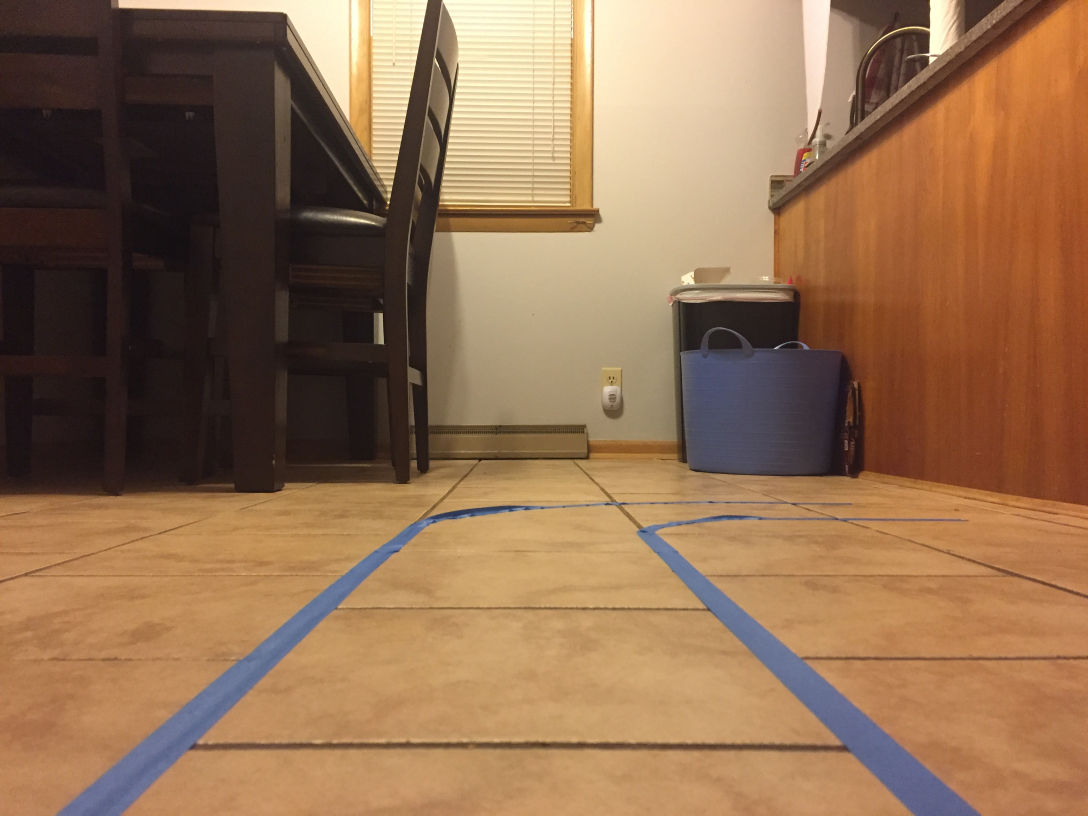
#> input picture AutomatedDrivingSystem/test_track/track1.JPG, 3264 x 2448 px (shown at 1/3 size); its folder holds only this picture in this run
$ python test.py   (older library calls are emulated)
#> lines starting #> are read from the running program, lines starting #| are printed output that depends on the picture
### AutomatedDrivingSystem/vision.py
import cv2
import numpy as np

from matplotlib import pyplot as plt #remove me!

# [11 lines left out: function undistort, not called in this run]

def birdsEyeTransform(image, direction):
    work = image

    # perspective trapezoid for road ahead
    bottomWidth = 1.0
    topWidth = 0.28
    trapHeight = 0.35

    imgHeight, imgWidth = work.shape[:2]

    srcPoints = np.zeros((4, 2), dtype = "float32")
    srcPoints[0] = [ (imgWidth*(0.5-topWidth/2)), (imgHeight*(1-trapHeight)) ] #top left
    srcPoints[1] = [ (imgWidth*(0.5+topWidth/2)), (imgHeight*(1-trapHeight)) ] #top right
    srcPoints[2] = [ (imgWidth*(0.5+bottomWidth/2)), (imgHeight) ] #bottom right
    srcPoints[3] = [ (imgWidth*(0.5-bottomWidth/2)), (imgHeight) ] #bottom left

    dstPoints = np.zeros((4, 2), dtype = "float32")
    dstPoints[0] = [ (imgWidth*(0.5-bottomWidth/2)), (0) ] #top left
    dstPoints[1] = [ (imgWidth*(0.5+bottomWidth/2)), (0) ] #top right
    dstPoints[2] = [ (imgWidth*(0.5+bottomWidth/2)), (imgHeight) ] #bottom right
    dstPoints[3] = [ (imgWidth*(0.5-bottomWidth/2)), (imgHeight) ] #bottom left

    transformMatrix = cv2.getPerspectiveTransform(srcPoints,dstPoints) if (direction==0) else cv2.getPerspectiveTransform(dstPoints,srcPoints)

    outputSize = (dstPoints[2][0], dstPoints[2][1])
    work = cv2.warpPerspective(work, transformMatrix, outputSize, flags=cv2.INTER_LINEAR)

    return work


def detectLanes(image):
    work = image
    work = birdsEyeTransform(work, 0)
    work = birdsEyeTransform(work, 1)
    return work


# old lane detection

# [93 lines left out: functions movingaverage, detectLanesOld, not called in this run]

### AutomatedDrivingSystem/test.py
import cv2
import vision

import numpy as np

from matplotlib import pyplot as plt

from CameraStream import CameraStream

import glob

'''
camera = CameraStream()
camera.startStream()
while camera.imageBufferIsEmpty:
    print 'waiting'
distorted = camera.getFrame()
camera.stopStream()
'''

images = glob.glob('test_track/track*')

cv2.namedWindow('image',cv2.WINDOW_NORMAL)
cv2.resizeWindow('image',600,400)

for fname in images:
    image = cv2.imread(fname)
#> image is the input picture: shape (2448, 3264, 3); mean B, G, R 81.8, 112.2, 147.3
    image = cv2.resize(image,(1280,720))
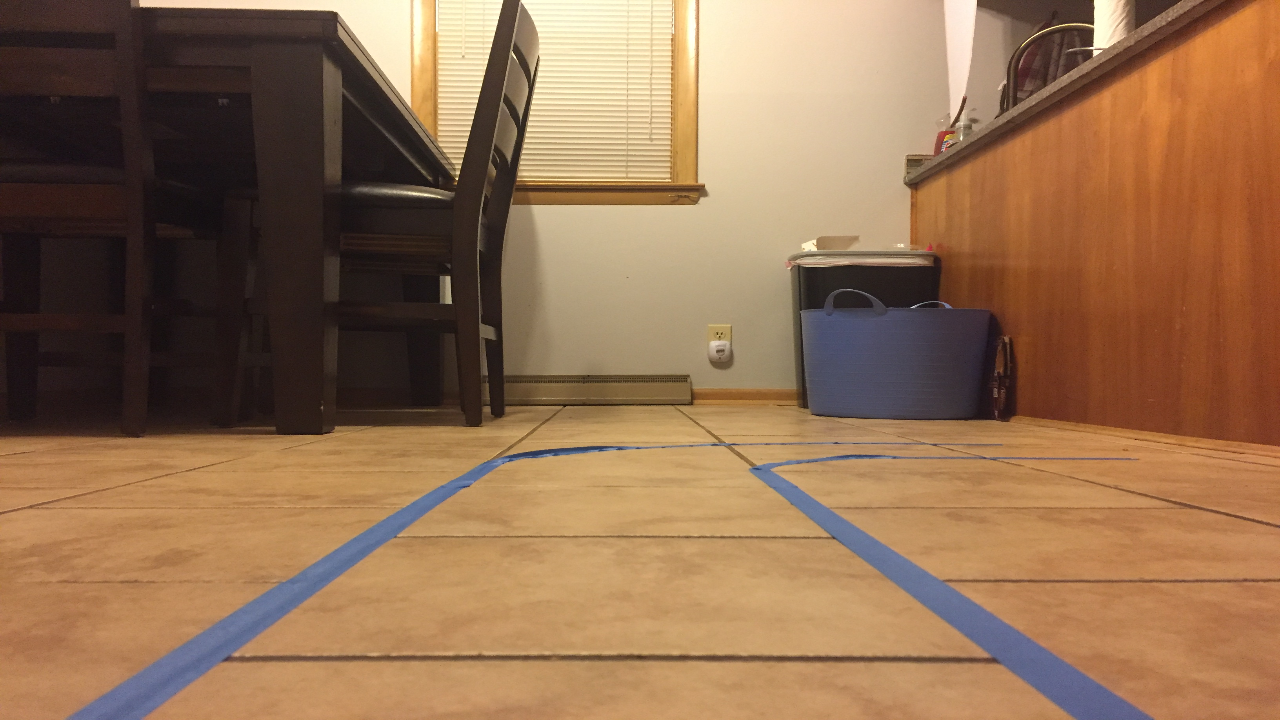
#> image: shape (720, 1280, 3); mean B, G, R 81.7, 112.1, 147.2
    image = vision.detectLanes(image)
#> in birdsEyeTransform, `work = cv2.warpPerspective(work, transformMatrix, outputSize, flags=cv..`:
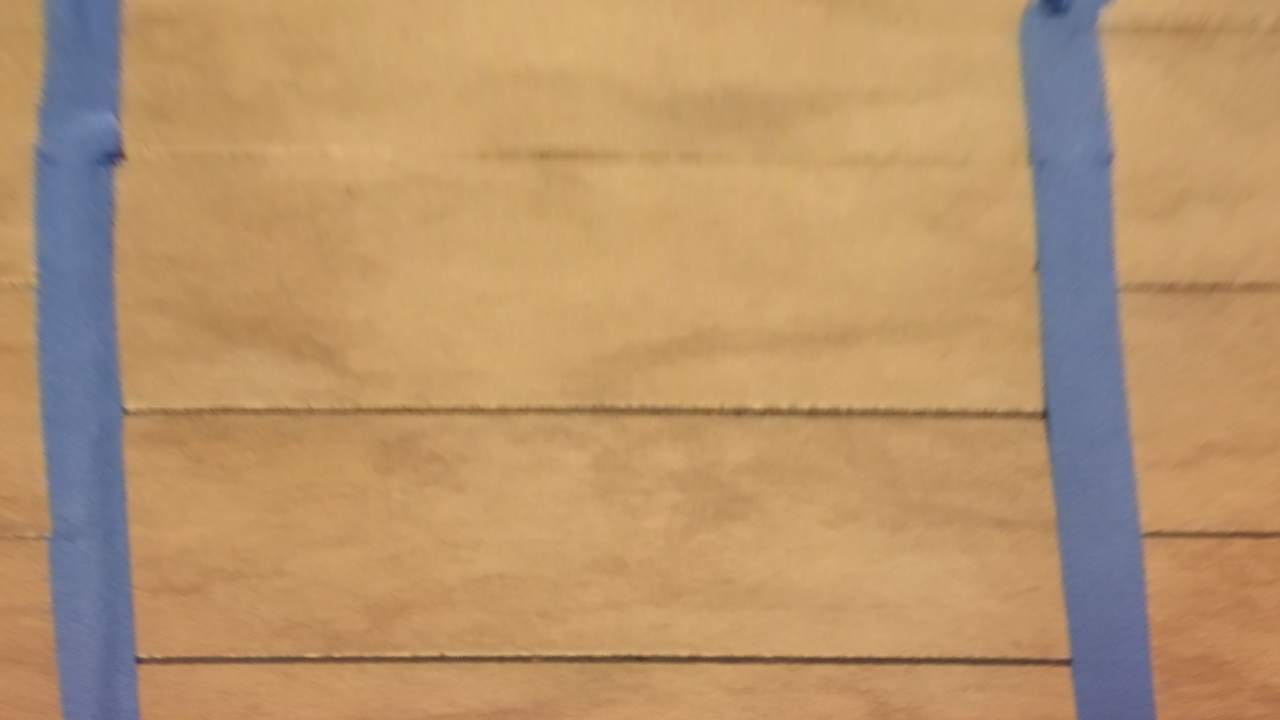
#> work: shape (720, 1280, 3); mean B, G, R 107.5, 148, 183.9
#> call 2 of birdsEyeTransform, with direction = 1
#> in birdsEyeTransform (call 2), `work = cv2.warpPerspective(work, transformMatrix, outputSize, flags=cv..`:
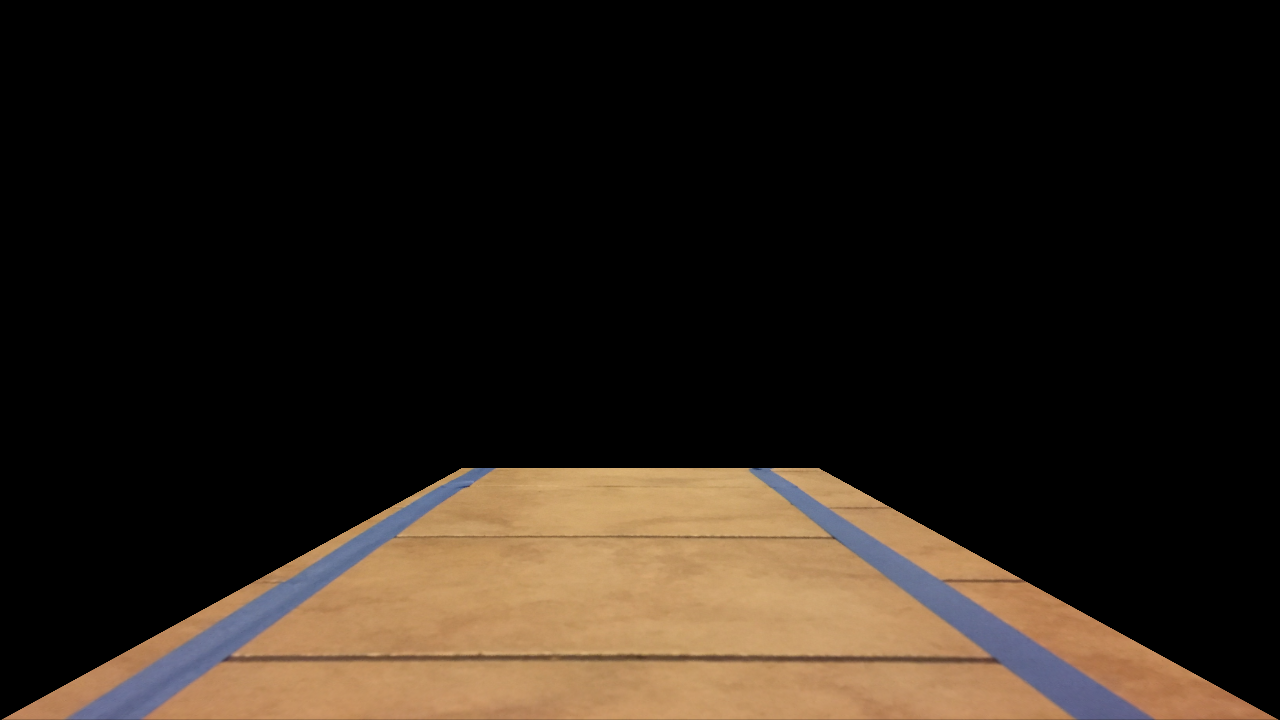
#> work: shape (720, 1280, 3); mean B, G, R 23.2, 31.5, 40.3

    cv2.imshow('image',image)
    cv2.waitKey(4000)

$ run again, on AutomatedDrivingSystem/test_track/track2.JPG
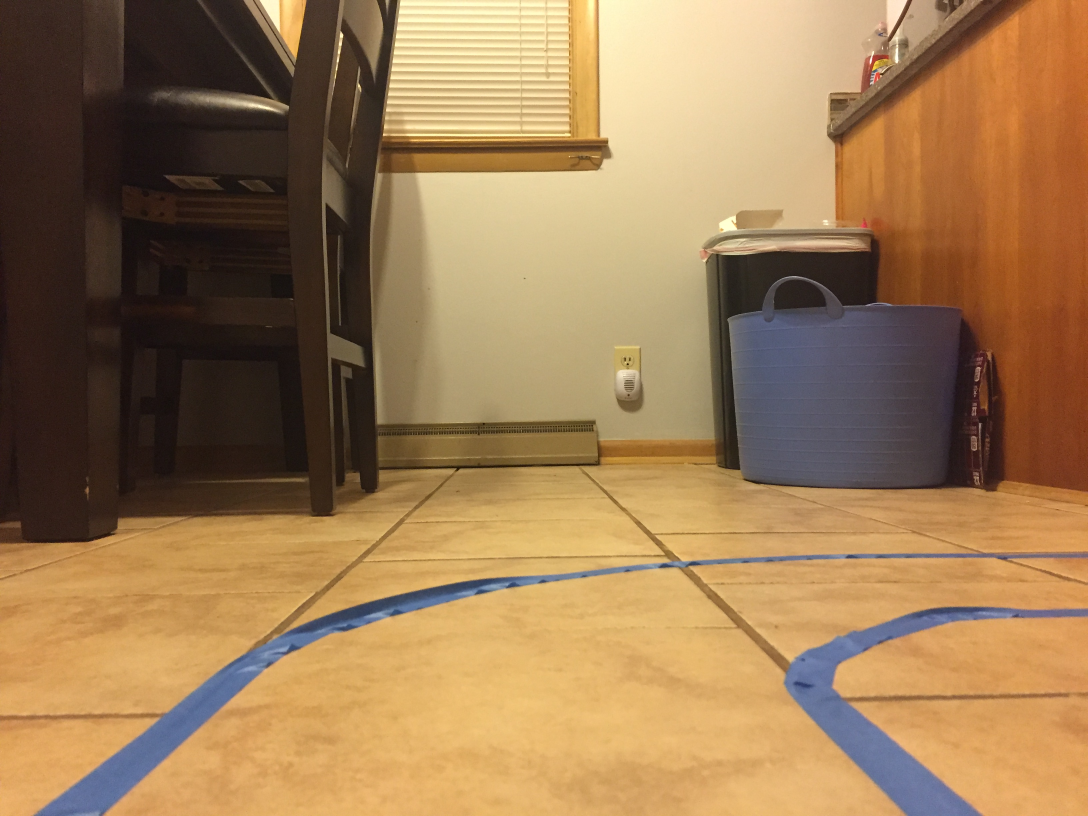
#> input picture AutomatedDrivingSystem/test_track/track2.JPG, 3264 x 2448 px (shown at 1/3 size)
#> image is the input picture: shape (2448, 3264, 3); mean B, G, R 84, 123.5, 157
#> `image = cv2.resize(image,(1280,720))`:
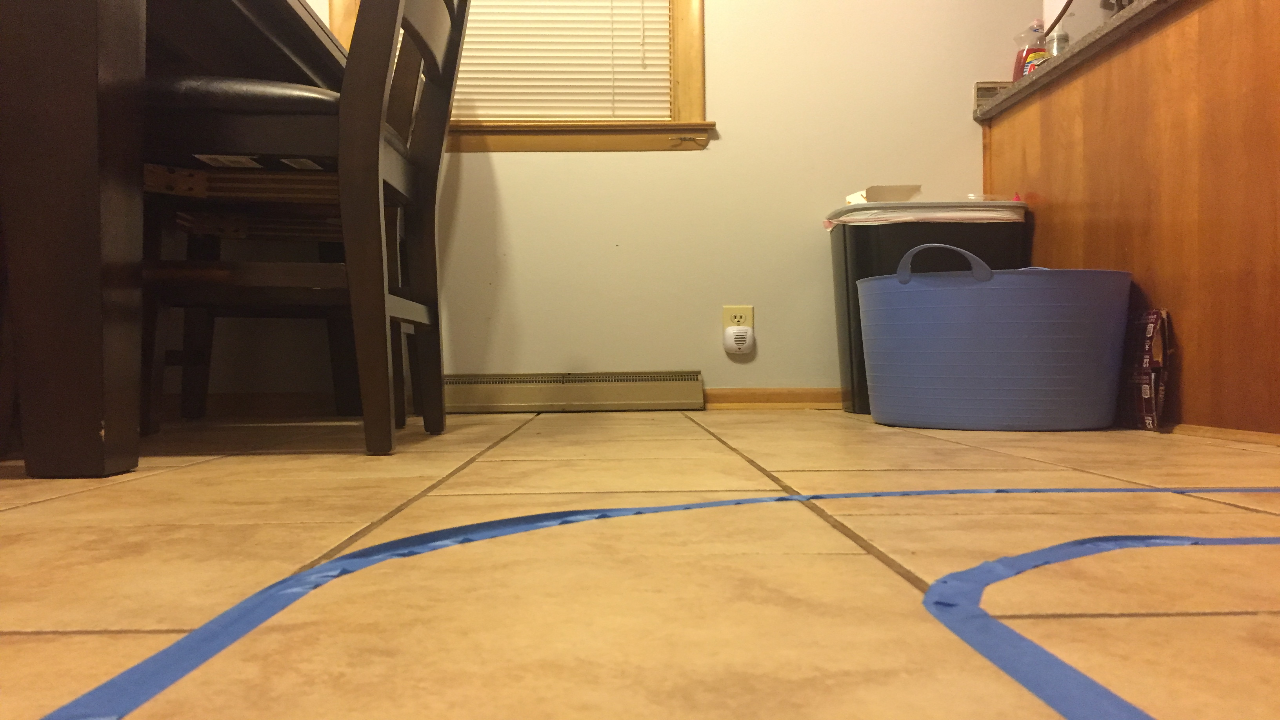
#> image: shape (720, 1280, 3); mean B, G, R 83.9, 123.4, 156.9
#> in birdsEyeTransform (call 2), `work = cv2.warpPerspective(work, transformMatrix, outputSize, flags=cv..`:
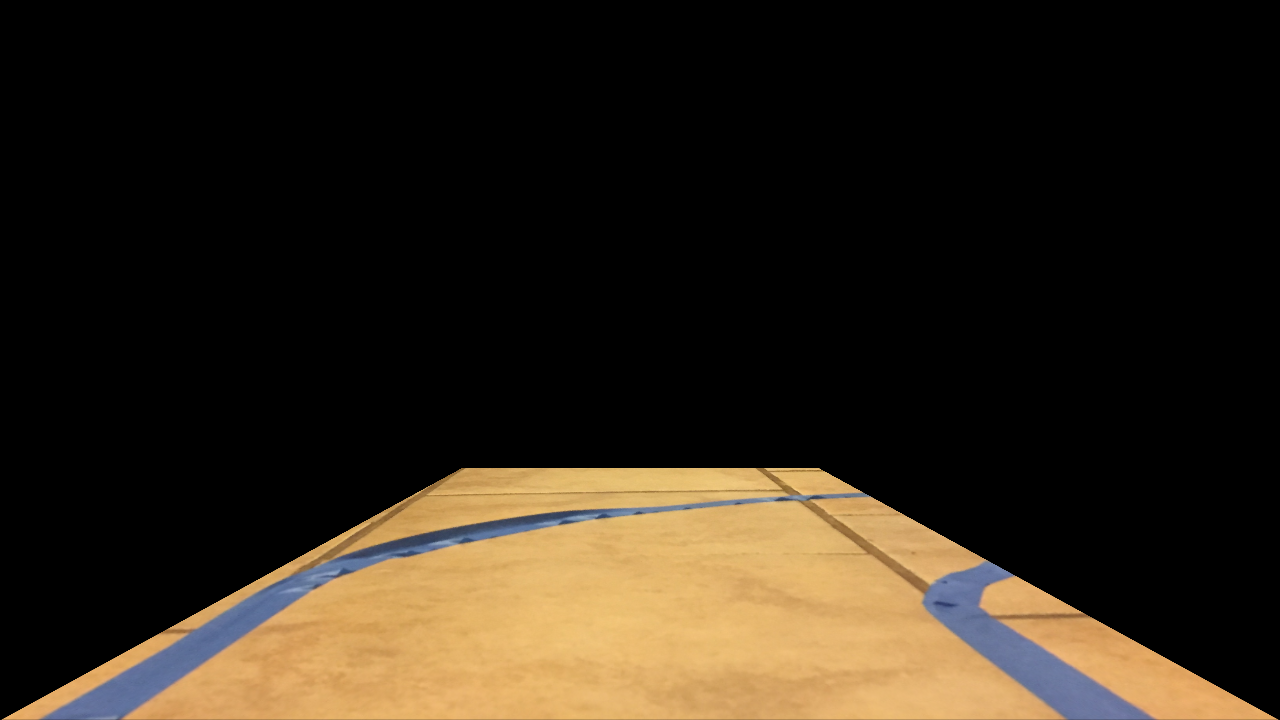
#> work: shape (720, 1280, 3); mean B, G, R 24.7, 37.2, 46.3

$ run again, on AutomatedDrivingSystem/test_track/track3.JPG
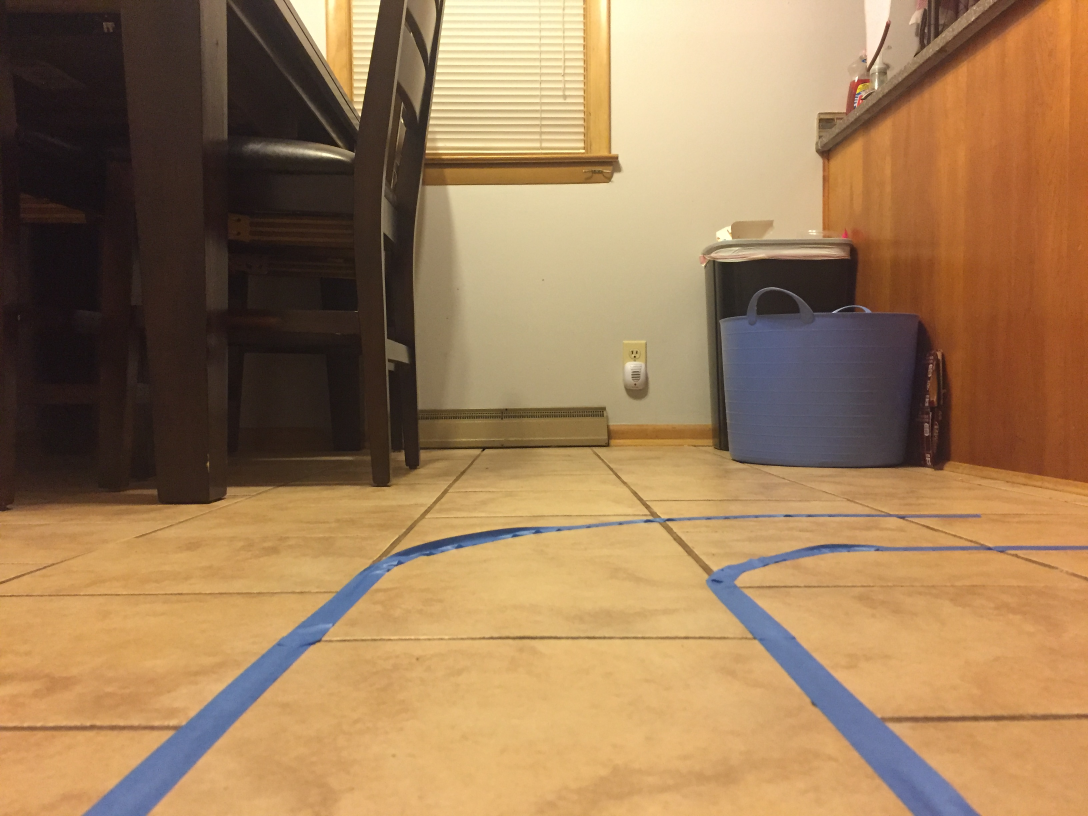
#> input picture AutomatedDrivingSystem/test_track/track3.JPG, 3264 x 2448 px (shown at 1/3 size)
#> image is the input picture: shape (2448, 3264, 3); mean B, G, R 87.9, 124.6, 157.9
#> `image = cv2.resize(image,(1280,720))`:
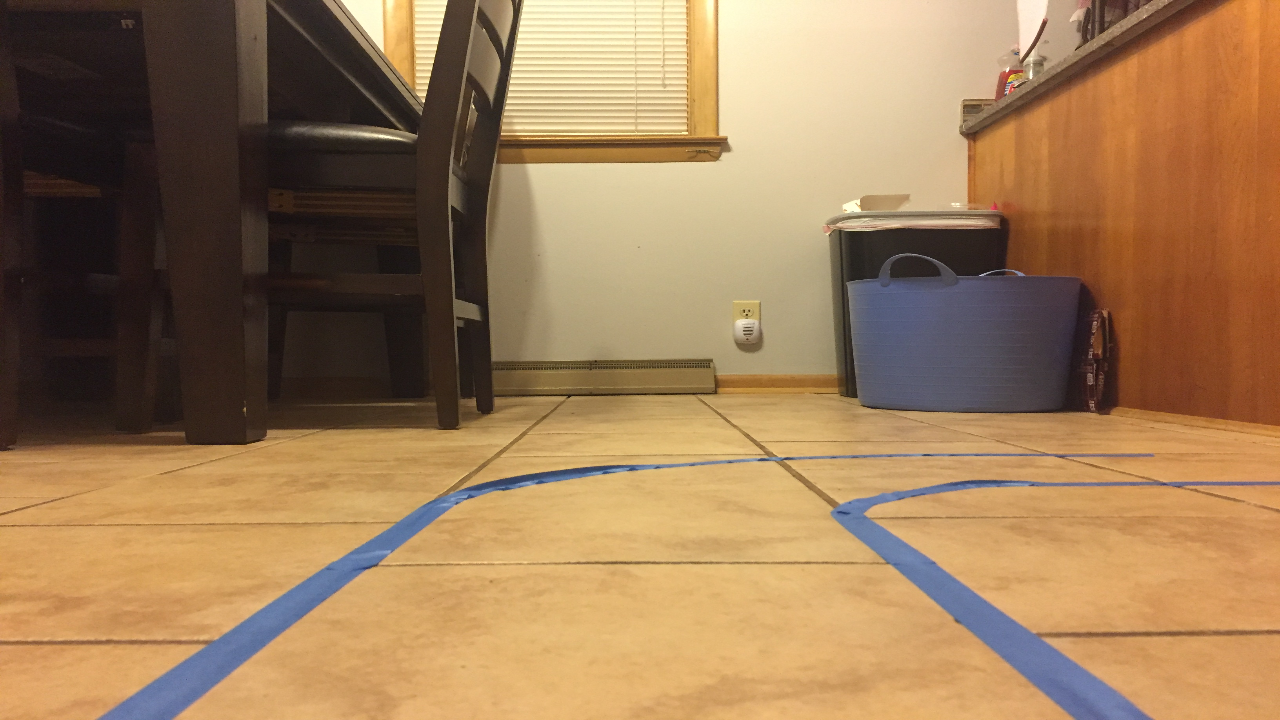
#> image: shape (720, 1280, 3); mean B, G, R 87.8, 124.5, 157.8
#> in birdsEyeTransform (call 2), `work = cv2.warpPerspective(work, transformMatrix, outputSize, flags=cv..`:
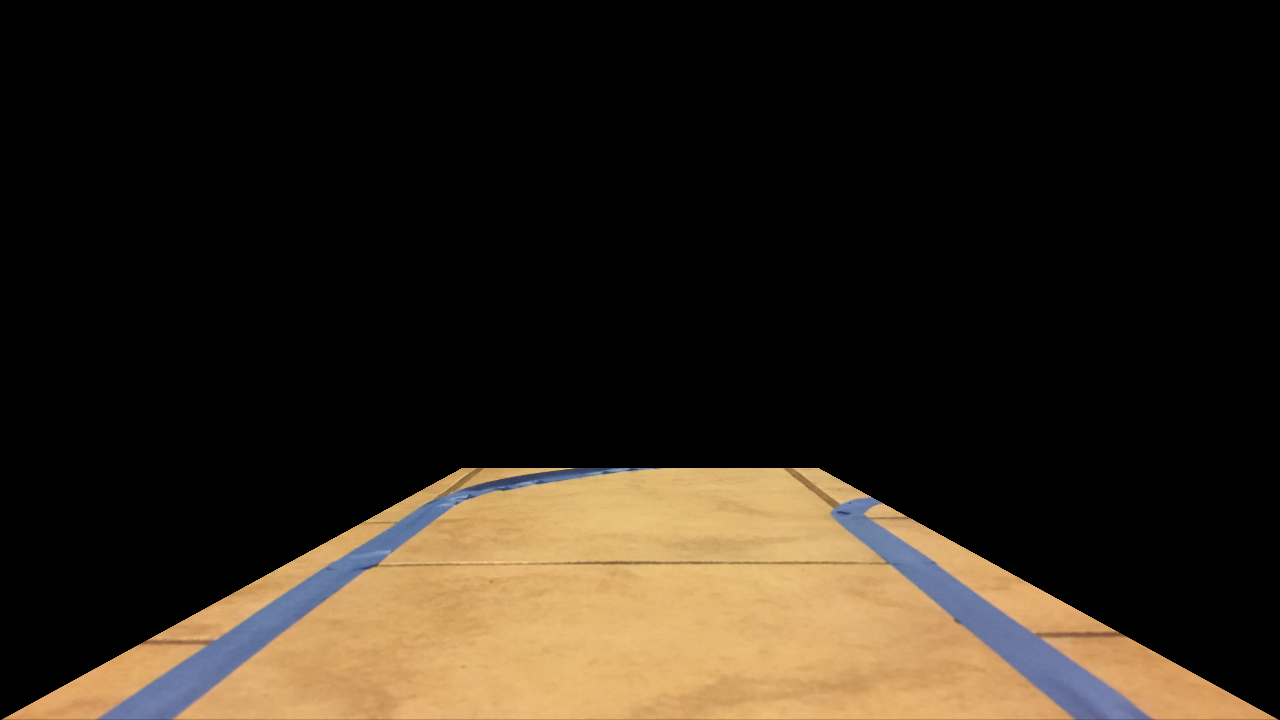
#> work: shape (720, 1280, 3); mean B, G, R 26, 37.1, 45.8
